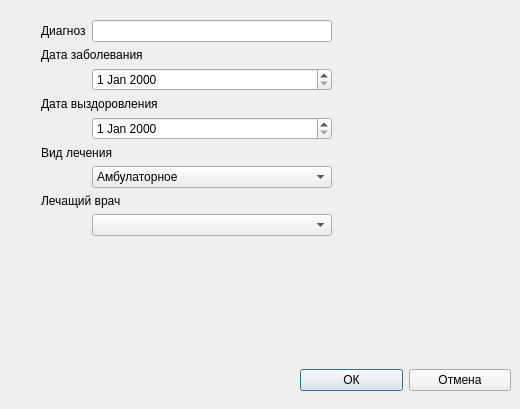
<?xml version="1.0" encoding="UTF-8"?>
<ui version="4.0">
 <class>AddMedicalHistoryDialog</class>
 <widget class="QDialog" name="AddMedicalHistoryDialog">
  <property name="geometry">
   <rect>
    <x>0</x>
    <y>0</y>
    <width>520</width>
    <height>409</height>
   </rect>
  </property>
  <property name="windowTitle">
   <string>Dialog</string>
  </property>
  <widget class="QWidget" name="">
   <property name="geometry">
    <rect>
     <x>300</x>
     <y>360</y>
     <width>211</width>
     <height>41</height>
    </rect>
   </property>
   <layout class="QHBoxLayout" name="horizontalLayout">
    <item>
     <widget class="QPushButton" name="okButton">
      <property name="text">
       <string>ОК</string>
      </property>
     </widget>
    </item>
    <item>
     <widget class="QPushButton" name="cancelButton">
      <property name="text">
       <string>Отмена</string>
      </property>
     </widget>
    </item>
   </layout>
  </widget>
  <widget class="QWidget" name="">
   <property name="geometry">
    <rect>
     <x>41</x>
     <y>20</y>
     <width>291</width>
     <height>321</height>
    </rect>
   </property>
   <layout class="QFormLayout" name="formLayout_2">
    <item row="0" column="0">
     <widget class="QLabel" name="label_6">
      <property name="text">
       <string>Диагноз</string>
      </property>
     </widget>
    </item>
    <item row="0" column="1">
     <widget class="QLineEdit" name="diagnozLineEdit"/>
    </item>
    <item row="4" column="0" colspan="2">
     <widget class="QLabel" name="label_7">
      <property name="text">
       <string>Дата заболевания</string>
      </property>
     </widget>
    </item>
    <item row="6" column="1">
     <widget class="QDateEdit" name="dataZabolevaniyaDateEdit"/>
    </item>
    <item row="8" column="0" colspan="2">
     <widget class="QLabel" name="label_8">
      <property name="text">
       <string>Дата выздоровления</string>
      </property>
     </widget>
    </item>
    <item row="11" column="1">
     <widget class="QDateEdit" name="dataVylechivaniyaDateEdit"/>
    </item>
    <item row="12" column="0" colspan="2">
     <widget class="QLabel" name="label_9">
      <property name="text">
       <string>Вид лечения</string>
      </property>
     </widget>
    </item>
    <item row="13" column="1">
     <widget class="QComboBox" name="vidLecheniyaComboBox">
      <item>
       <property name="text">
        <string>Амбулаторное</string>
       </property>
      </item>
      <item>
       <property name="text">
        <string>Стационарное</string>
       </property>
      </item>
     </widget>
    </item>
    <item row="16" column="0" colspan="2">
     <widget class="QLabel" name="label_10">
      <property name="text">
       <string>Лечащий врач</string>
      </property>
     </widget>
    </item>
    <item row="17" column="1">
     <widget class="QComboBox" name="doctorComboBox"/>
    </item>
   </layout>
  </widget>
 </widget>
 <resources/>
 <connections/>
</ui>
